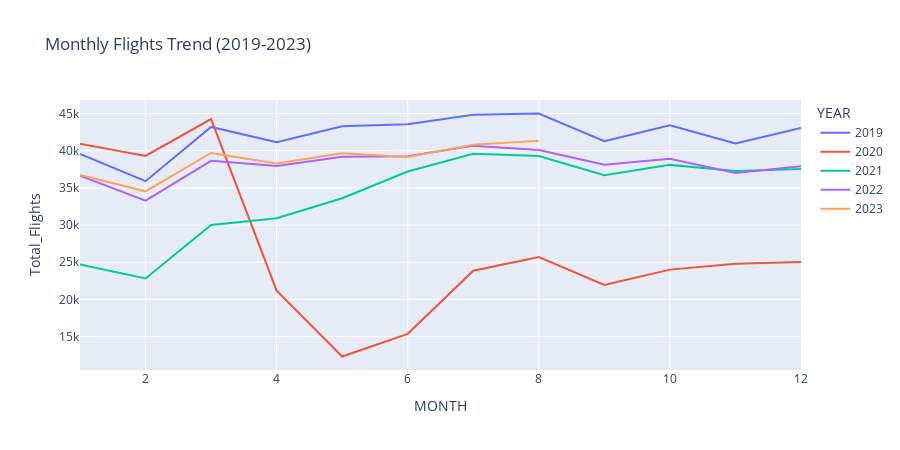

This figure's notebook cell:
### Code cell
fig_flights_monthly = px.line(flights_monthly,
                             x='MONTH', y='Total_Flights',
                             color='YEAR',
                             title='Monthly Flights Trend (2019-2023)',
                             height=450)
fig_flights_monthly.show()

### Figure 1 — Plotly figure (JSON) as saved in the notebook; plotly's stock layout.template omitted (floating-point values rounded to 4 significant figures)
{"data": [{"hovertemplate": "YEAR=2019<br>MONTH=%{x}<br>Total_Flights=%{y}<extra></extra>", "legendgroup": "2019", "line": {"color": "#636efa", "dash": "solid"}, "marker": {"symbol": "circle"}, "mode": "lines", "name": "2019", "orientation": "v", "showlegend": true, "type": "scatter", "x": [1, 2, 3, 4, 5, 6, 7, 8, 9, 10, 11, 12], "xaxis": "x", "y": [39568, 35912, 43208, 41136, 43293, 43584, 44850, 45015, 41281, 43438, 40990, 43070], "yaxis": "y"}, {"hovertemplate": "YEAR=2020<br>MONTH=%{x}<br>Total_Flights=%{y}<extra></extra>", "legendgroup": "2020", "line": {"color": "#EF553B", "dash": "solid"}, "marker": {"symbol": "circle"}, "mode": "lines", "name": "2020", "orientation": "v", "showlegend": true, "type": "scatter", "x": [1, 2, 3, 4, 5, 6, 7, 8, 9, 10, 11, 12], "xaxis": "x", "y": [40937, 39308, 44272, 21190, 12322, 15371, 23869, 25700, 21946, 24011, 24790, 25052], "yaxis": "y"}, {"hovertemplate": "YEAR=2021<br>MONTH=%{x}<br>Total_Flights=%{y}<extra></extra>", "legendgroup": "2021", "line": {"color": "#00cc96", "dash": "solid"}, "marker": {"symbol": "circle"}, "mode": "lines", "name": "2021", "orientation": "v", "showlegend": true, "type": "scatter", "x": [1, 2, 3, 4, 5, 6, 7, 8, 9, 10, 11, 12], "xaxis": "x", "y": [24715, 22820, 30017, 30928, 33619, 37213, 39591, 39288, 36712, 38102, 37266, 37553], "yaxis": "y"}, {"hovertemplate": "YEAR=2022<br>MONTH=%{x}<br>Total_Flights=%{y}<extra></extra>", "legendgroup": "2022", "line": {"color": "#ab63fa", "dash": "solid"}, "marker": {"symbol": "circle"}, "mode": "lines", "name": "2022", "orientation": "v", "showlegend": true, "type": "scatter", "x": [1, 2, 3, 4, 5, 6, 7, 8, 9, 10, 11, 12], "xaxis": "x", "y": [36650, 33301, 38646, 37941, 39184, 39273, 40677, 40105, 38118, 38929, 37001, 37935], "yaxis": "y"}, {"hovertemplate": "YEAR=2023<br>MONTH=%{x}<br>Total_Flights=%{y}<extra></extra>", "legendgroup": "2023", "line": {"color": "#FFA15A", "dash": "solid"}, "marker": {"symbol": "circle"}, "mode": "lines", "name": "2023", "orientation": "v", "showlegend": true, "type": "scatter", "x": [1, 2, 3, 4, 5, 6, 7, 8], "xaxis": "x", "y": [36743, 34545, 39709, 38300, 39656, 39175, 40813, 41362], "yaxis": "y"}], "layout": {"height": 450, "legend": {"title": {"text": "YEAR"}, "tracegroupgap": 0}, "title": {"text": "Monthly Flights Trend (2019-2023)"}, "xaxis": {"anchor": "y", "domain": [0, 1], "title": {"text": "MONTH"}}, "yaxis": {"anchor": "x", "domain": [0, 1], "title": {"text": "Total_Flights"}}}}
